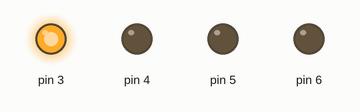
This sketch was run on a simulated Arduino Uno, built with avr-gcc and run on an emulated ATmega328P. On the bench: output pins drawn as LEDs (lit = HIGH).

Above: at 0.5 s.
At 1.5 s:
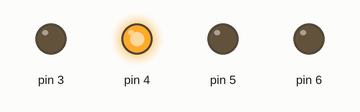
At 2.5 s:
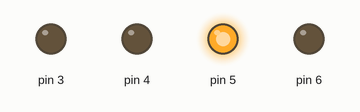
At 3.5 s:
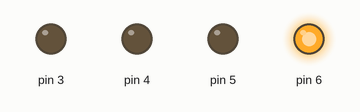
Timing chart, 0 to 5.2 s (numbered marks = the images above):
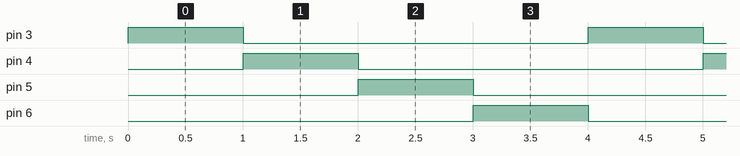

The sketch:

13.ino
```cpp
void setup() {
  for(int i=3;i<=6;i++){
  pinMode(i, OUTPUT);
  }
}
void loop() {
  for (int j = 3; j <= 6; j++) {
    for (int i = 3; i <= 6; i++) {
      digitalWrite (i, LOW);
    }
    digitalWrite(j, HIGH);
    delay(1000);
  }
}
```

Measured:
- by itself, pin 3–6: alternates HIGH for 1.0 s and LOW for 3.0 s
- by itself, everything shown: repeats every 4.0 s, in 4 steps
